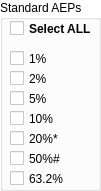
  <widget class="QGroupBox" name="groupBox_SAEP">
   <property name="geometry">
    <rect>
     <x>10</x>
     <y>60</y>
     <width>101</width>
     <height>191</height>
    </rect>
   </property>
   <property name="palette">
    <palette>
     <active>
      <colorrole role="WindowText">
       <brush brushstyle="SolidPattern">
        <color alpha="255">
         <red>0</red>
         <green>0</green>
         <blue>0</blue>
        </color>
       </brush>
      </colorrole>
      <colorrole role="Button">
       <brush brushstyle="SolidPattern">
        <color alpha="255">
         <red>255</red>
         <green>255</green>
         <blue>255</blue>
        </color>
       </brush>
      </colorrole>
      <colorrole role="Light">
       <brush brushstyle="SolidPattern">
        <color alpha="255">
         <red>255</red>
         <green>255</green>
         <blue>255</blue>
        </color>
       </brush>
      </colorrole>
      <colorrole role="Midlight">
       <brush brushstyle="SolidPattern">
        <color alpha="255">
         <red>255</red>
         <green>255</green>
         <blue>255</blue>
        </color>
       </brush>
      </colorrole>
      <colorrole role="Dark">
       <brush brushstyle="SolidPattern">
        <color alpha="255">
         <red>127</red>
         <green>127</green>
         <blue>127</blue>
        </color>
       </brush>
      </colorrole>
      <colorrole role="Mid">
       <brush brushstyle="SolidPattern">
        <color alpha="255">
         <red>170</red>
         <green>170</green>
         <blue>170</blue>
        </color>
       </brush>
      </colorrole>
      <colorrole role="Text">
       <brush brushstyle="SolidPattern">
        <color alpha="255">
         <red>0</red>
         <green>0</green>
         <blue>0</blue>
        </color>
       </brush>
      </colorrole>
      <colorrole role="BrightText">
       <brush brushstyle="SolidPattern">
        <color alpha="255">
         <red>255</red>
         <green>255</green>
         <blue>255</blue>
        </color>
       </brush>
      </colorrole>
      <colorrole role="ButtonText">
       <brush brushstyle="SolidPattern">
        <color alpha="255">
         <red>0</red>
         <green>0</green>
         <blue>0</blue>
        </color>
       </brush>
      </colorrole>
      <colorrole role="Base">
       <brush brushstyle="SolidPattern">
        <color alpha="255">
         <red>255</red>
         <green>255</green>
         <blue>255</blue>
        </color>
       </brush>
      </colorrole>
      <colorrole role="Window">
       <brush brushstyle="SolidPattern">
        <color alpha="255">
         <red>255</red>
         <green>255</green>
         <blue>255</blue>
        </color>
       </brush>
      </colorrole>
      <colorrole role="Shadow">
       <brush brushstyle="SolidPattern">
        <color alpha="255">
         <red>0</red>
         <green>0</green>
         <blue>0</blue>
        </color>
       </brush>
      </colorrole>
      <colorrole role="AlternateBase">
       <brush brushstyle="SolidPattern">
        <color alpha="255">
         <red>255</red>
         <green>255</green>
         <blue>255</blue>
        </color>
       </brush>
      </colorrole>
      <colorrole role="ToolTipBase">
       <brush brushstyle="SolidPattern">
        <color alpha="255">
         <red>255</red>
         <green>255</green>
         <blue>220</blue>
        </color>
       </brush>
      </colorrole>
      <colorrole role="ToolTipText">
       <brush brushstyle="SolidPattern">
        <color alpha="255">
         <red>0</red>
         <green>0</green>
         <blue>0</blue>
        </color>
       </brush>
      </colorrole>
     </active>
     <inactive>
      <colorrole role="WindowText">
       <brush brushstyle="SolidPattern">
        <color alpha="255">
         <red>0</red>
         <green>0</green>
         <blue>0</blue>
        </color>
       </brush>
      </colorrole>
      <colorrole role="Button">
       <brush brushstyle="SolidPattern">
        <color alpha="255">
         <red>255</red>
         <green>255</green>
         <blue>255</blue>
        </color>
       </brush>
      </colorrole>
      <colorrole role="Light">
       <brush brushstyle="SolidPattern">
        <color alpha="255">
         <red>255</red>
         <green>255</green>
         <blue>255</blue>
        </color>
       </brush>
      </colorrole>
      <colorrole role="Midlight">
       <brush brushstyle="SolidPattern">
        <color alpha="255">
         <red>255</red>
         <green>255</green>
         <blue>255</blue>
        </color>
       </brush>
      </colorrole>
      <colorrole role="Dark">
       <brush brushstyle="SolidPattern">
        <color alpha="255">
         <red>127</red>
         <green>127</green>
         <blue>127</blue>
        </color>
       </brush>
      </colorrole>
      <colorrole role="Mid">
       <brush brushstyle="SolidPattern">
        <color alpha="255">
         <red>170</red>
         <green>170</green>
         <blue>170</blue>
        </color>
       </brush>
      </colorrole>
      <colorrole role="Text">
       <brush brushstyle="SolidPattern">
        <color alpha="255">
         <red>0</red>
         <green>0</green>
         <blue>0</blue>
        </color>
       </brush>
      </colorrole>
      <colorrole role="BrightText">
       <brush brushstyle="SolidPattern">
        <color alpha="255">
         <red>255</red>
         <green>255</green>
         <blue>255</blue>
        </color>
       </brush>
      </colorrole>
      <colorrole role="ButtonText">
       <brush brushstyle="SolidPattern">
        <color alpha="255">
         <red>0</red>
         <green>0</green>
         <blue>0</blue>
        </color>
       </brush>
      </colorrole>
      <colorrole role="Base">
       <brush brushstyle="SolidPattern">
        <color alpha="255">
         <red>255</red>
         <green>255</green>
         <blue>255</blue>
        </color>
       </brush>
      </colorrole>
      <colorrole role="Window">
       <brush brushstyle="SolidPattern">
        <color alpha="255">
         <red>255</red>
         <green>255</green>
         <blue>255</blue>
        </color>
       </brush>
      </colorrole>
      <colorrole role="Shadow">
       <brush brushstyle="SolidPattern">
        <color alpha="255">
         <red>0</red>
         <green>0</green>
         <blue>0</blue>
        </color>
       </brush>
      </colorrole>
      <colorrole role="AlternateBase">
       <brush brushstyle="SolidPattern">
        <color alpha="255">
         <red>255</red>
         <green>255</green>
         <blue>255</blue>
        </color>
       </brush>
      </colorrole>
      <colorrole role="ToolTipBase">
       <brush brushstyle="SolidPattern">
        <color alpha="255">
         <red>255</red>
         <green>255</green>
         <blue>220</blue>
        </color>
       </brush>
      </colorrole>
      <colorrole role="ToolTipText">
       <brush brushstyle="SolidPattern">
        <color alpha="255">
         <red>0</red>
         <green>0</green>
         <blue>0</blue>
        </color>
       </brush>
      </colorrole>
     </inactive>
     <disabled>
      <colorrole role="WindowText">
       <brush brushstyle="SolidPattern">
        <color alpha="255">
         <red>127</red>
         <green>127</green>
         <blue>127</blue>
        </color>
       </brush>
      </colorrole>
      <colorrole role="Button">
       <brush brushstyle="SolidPattern">
        <color alpha="255">
         <red>255</red>
         <green>255</green>
         <blue>255</blue>
        </color>
       </brush>
      </colorrole>
      <colorrole role="Light">
       <brush brushstyle="SolidPattern">
        <color alpha="255">
         <red>255</red>
         <green>255</green>
         <blue>255</blue>
        </color>
       </brush>
      </colorrole>
      <colorrole role="Midlight">
       <brush brushstyle="SolidPattern">
        <color alpha="255">
         <red>255</red>
         <green>255</green>
         <blue>255</blue>
        </color>
       </brush>
      </colorrole>
      <colorrole role="Dark">
       <brush brushstyle="SolidPattern">
        <color alpha="255">
         <red>127</red>
         <green>127</green>
         <blue>127</blue>
        </color>
       </brush>
      </colorrole>
      <colorrole role="Mid">
       <brush brushstyle="SolidPattern">
        <color alpha="255">
         <red>170</red>
         <green>170</green>
         <blue>170</blue>
        </color>
       </brush>
      </colorrole>
      <colorrole role="Text">
       <brush brushstyle="SolidPattern">
        <color alpha="255">
         <red>127</red>
         <green>127</green>
         <blue>127</blue>
        </color>
       </brush>
      </colorrole>
      <colorrole role="BrightText">
       <brush brushstyle="SolidPattern">
        <color alpha="255">
         <red>255</red>
         <green>255</green>
         <blue>255</blue>
        </color>
       </brush>
      </colorrole>
      <colorrole role="ButtonText">
       <brush brushstyle="SolidPattern">
        <color alpha="255">
         <red>127</red>
         <green>127</green>
         <blue>127</blue>
        </color>
       </brush>
      </colorrole>
      <colorrole role="Base">
       <brush brushstyle="SolidPattern">
        <color alpha="255">
         <red>255</red>
         <green>255</green>
         <blue>255</blue>
        </color>
       </brush>
      </colorrole>
      <colorrole role="Window">
       <brush brushstyle="SolidPattern">
        <color alpha="255">
         <red>255</red>
         <green>255</green>
         <blue>255</blue>
        </color>
       </brush>
      </colorrole>
      <colorrole role="Shadow">
       <brush brushstyle="SolidPattern">
        <color alpha="255">
         <red>0</red>
         <green>0</green>
         <blue>0</blue>
        </color>
       </brush>
      </colorrole>
      <colorrole role="AlternateBase">
       <brush brushstyle="SolidPattern">
        <color alpha="255">
         <red>255</red>
         <green>255</green>
         <blue>255</blue>
        </color>
       </brush>
      </colorrole>
      <colorrole role="ToolTipBase">
       <brush brushstyle="SolidPattern">
        <color alpha="255">
         <red>255</red>
         <green>255</green>
         <blue>220</blue>
        </color>
       </brush>
      </colorrole>
      <colorrole role="ToolTipText">
       <brush brushstyle="SolidPattern">
        <color alpha="255">
         <red>0</red>
         <green>0</green>
         <blue>0</blue>
        </color>
       </brush>
      </colorrole>
     </disabled>
    </palette>
   </property>
   <property name="autoFillBackground">
    <bool>true</bool>
   </property>
   <property name="title">
    <string>Standard AEPs</string>
   </property>
   <widget class="QCheckBox" name="checkBox_1p">
    <property name="geometry">
     <rect>
      <x>10</x>
      <y>50</y>
      <width>70</width>
      <height>17</height>
     </rect>
    </property>
    <property name="text">
     <string>1%</string>
    </property>
   </widget>
   <widget class="QCheckBox" name="checkBox_2p">
    <property name="geometry">
     <rect>
      <x>10</x>
      <y>70</y>
      <width>70</width>
      <height>17</height>
     </rect>
    </property>
    <property name="text">
     <string>2%</string>
    </property>
   </widget>
   <widget class="QCheckBox" name="checkBox_5p">
    <property name="geometry">
     <rect>
      <x>10</x>
      <y>90</y>
      <width>70</width>
      <height>17</height>
     </rect>
    </property>
    <property name="text">
     <string>5%</string>
    </property>
   </widget>
   <widget class="QCheckBox" name="checkBox_10p">
    <property name="geometry">
     <rect>
      <x>10</x>
      <y>110</y>
      <width>70</width>
      <height>17</height>
     </rect>
    </property>
    <property name="text">
     <string>10%</string>
    </property>
   </widget>
   <widget class="QCheckBox" name="checkBox_20p">
    <property name="geometry">
     <rect>
      <x>10</x>
      <y>130</y>
      <width>70</width>
      <height>17</height>
     </rect>
    </property>
    <property name="text">
     <string>20%*</string>
    </property>
   </widget>
   <widget class="QCheckBox" name="checkBox_50p">
    <property name="geometry">
     <rect>
      <x>10</x>
      <y>150</y>
      <width>70</width>
      <height>17</height>
     </rect>
    </property>
    <property name="text">
     <string>50%#</string>
    </property>
   </widget>
   <widget class="QCheckBox" name="checkBox_63p">
    <property name="geometry">
     <rect>
      <x>10</x>
      <y>170</y>
      <width>70</width>
      <height>17</height>
     </rect>
    </property>
    <property name="text">
     <string>63.2%</string>
    </property>
   </widget>
   <widget class="QCheckBox" name="checkBox_aepAll">
    <property name="geometry">
     <rect>
      <x>10</x>
      <y>20</y>
      <width>81</width>
      <height>17</height>
     </rect>
    </property>
    <property name="font">
     <font>
      <weight>75</weight>
      <bold>true</bold>
     </font>
    </property>
    <property name="text">
     <string>Select ALL</string>
    </property>
   </widget>
  </widget>
